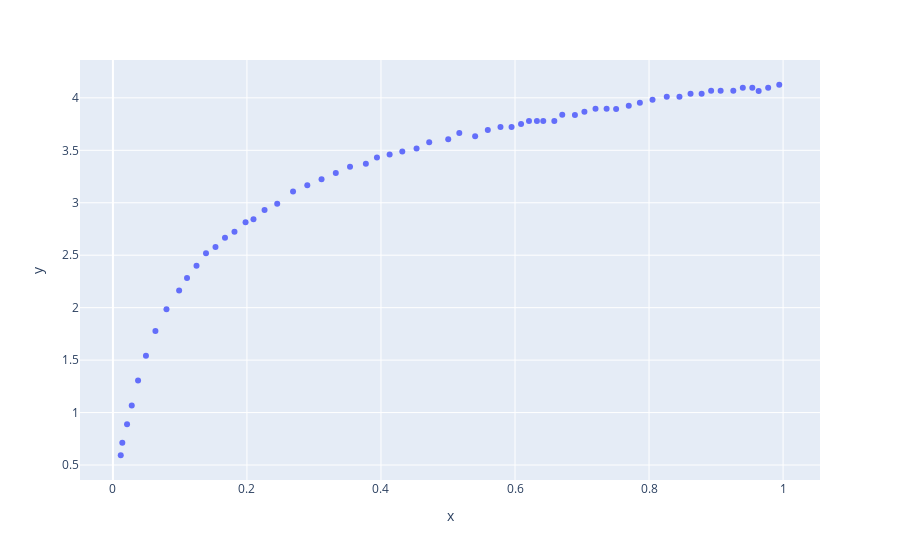

Notebook cell for this chart:
### Code cell
fig = px.scatter(x=xData,y=yData)
fig.show()
